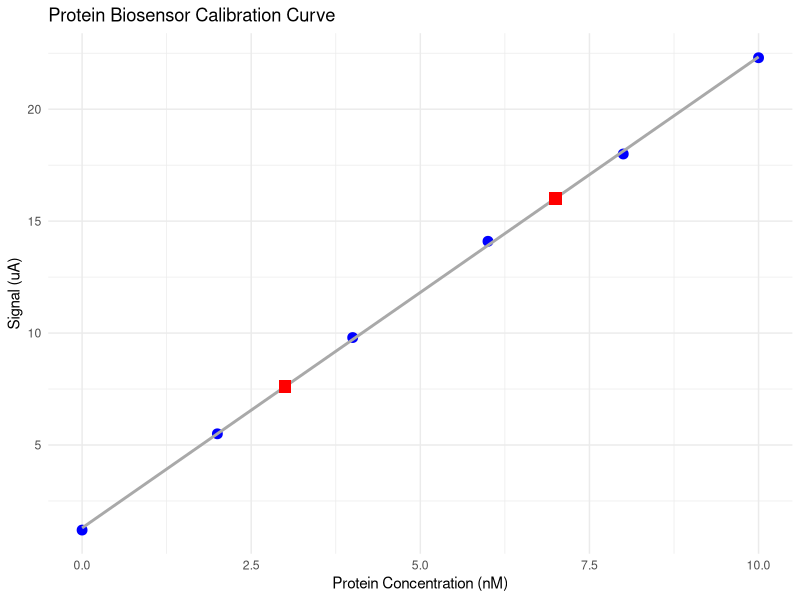

Write the R code that produced this figure.
#Description : Constructs a biosensor calibration curve for target protein quantification. Generates a publication-ready ggplot2 visualization with confidence intervals.
#_____________________________________________________________________________________________

library(tidyverse)

sensor_calib <- data.frame(
  Protein_nM = c(0, 2, 4, 6, 8, 10),
  Signal_uA  = c(1.2, 5.5, 9.8, 14.1, 18.0, 22.3)
)

print(sensor_calib)

protein_model <- lm(Signal_uA ~ Protein_nM, data = sensor_calib)

unknown_data <- data.frame(Protein_nM = c(3, 7)) 
unknown_data$Predicted_Signal <- predict(protein_model,  newdata = unknown_data)


plot1 <- ggplot()+ geom_point(data = sensor_calib, aes(x = Protein_nM, y = Signal_uA) , color = "blue", size = 3) + geom_smooth(data = sensor_calib, aes(x = Protein_nM, y = Signal_uA), method ='lm', se= FALSE, color = "darkgray") + 
geom_point(data = unknown_data, aes(x = Protein_nM, y = Predicted_Signal), color = 'red', size = 4, shape = 15) + labs (title = "Protein Biosensor Calibration Curve" , x = "Protein Concentration (nM)" , y = "Signal (uA)") +theme_minimal()

print(plot1)
